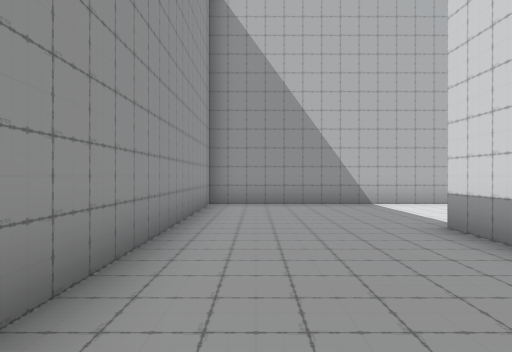
view 1 (above)

24 first-person views from a walk through a 3-D level made in the Unity game engine. The camera is 1.5 m above the floor, looks level and sees 70° across. The floor is counted in squares, 2 m on a side. Each view is taken from the middle of a square. On the plan, view 1 faces up. The plan holds only what a view shows up to about 11 squares ahead; the rest is blank. The place goes on beyond the plan.

view 2
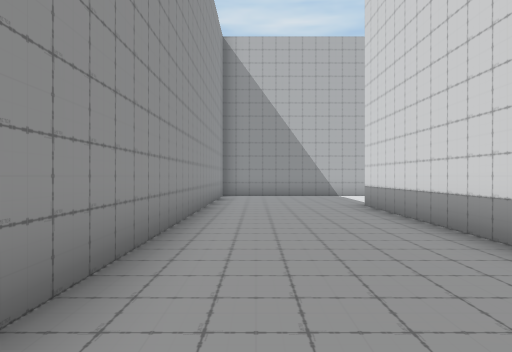

view 3
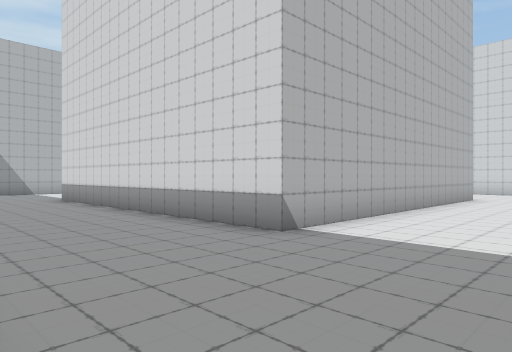

view 4
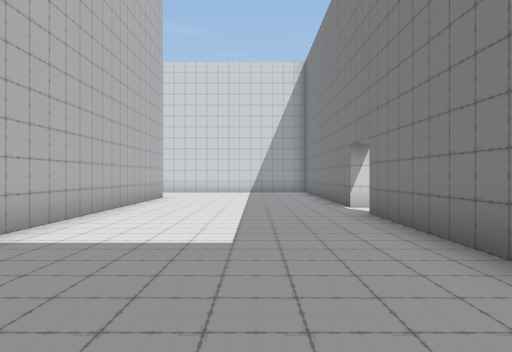

view 5
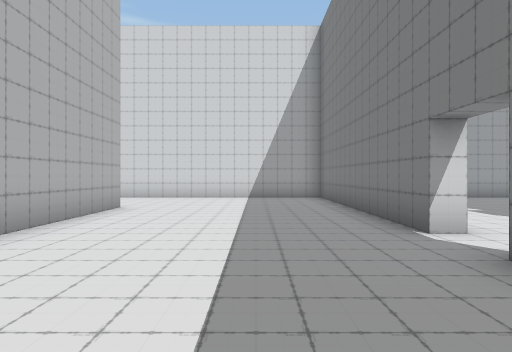

view 6
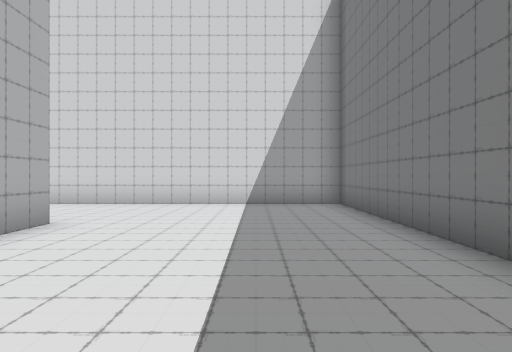

view 7
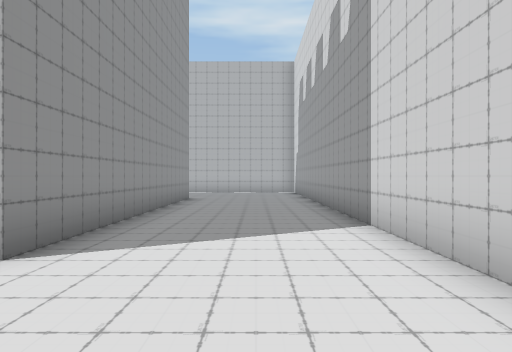

view 8
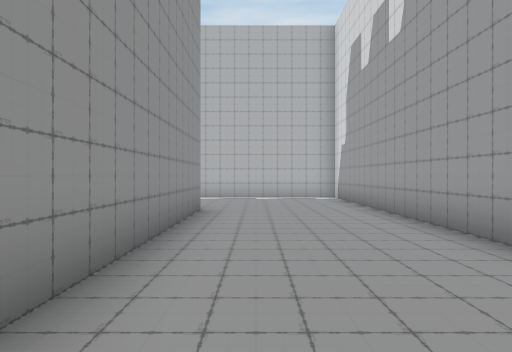

view 9
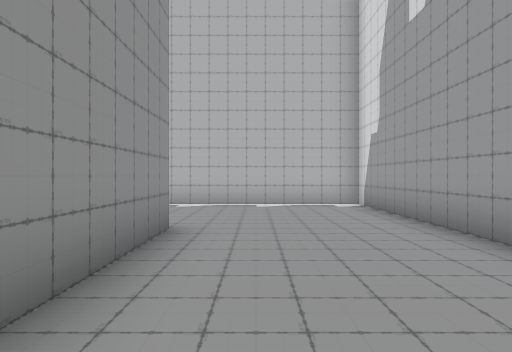

view 10
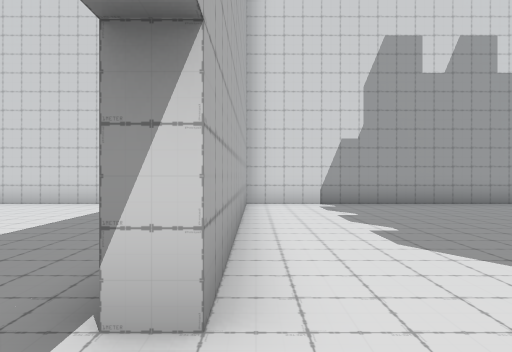

view 11
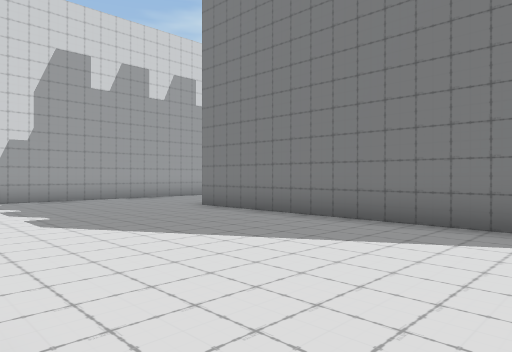

view 12
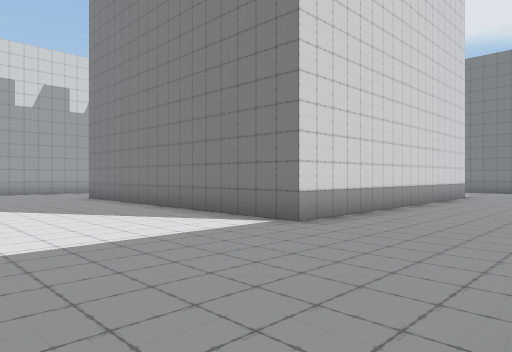

view 13
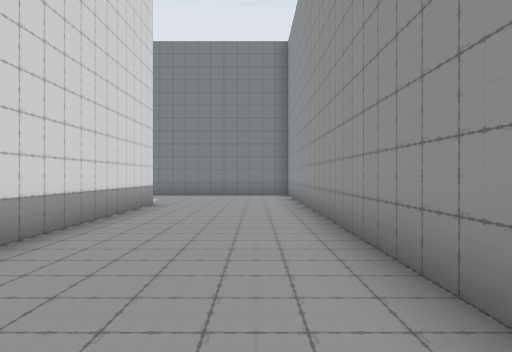

view 14
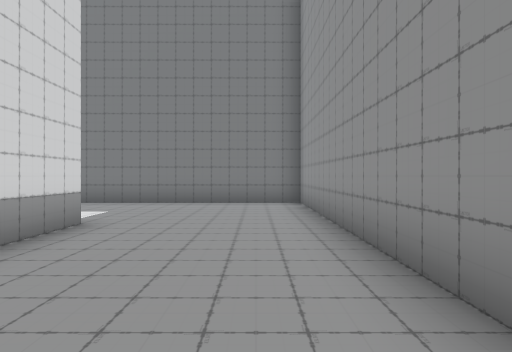

view 15
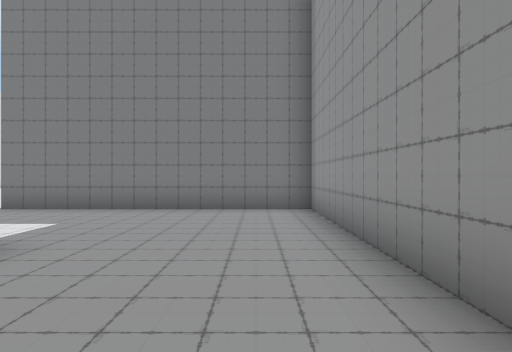

view 16
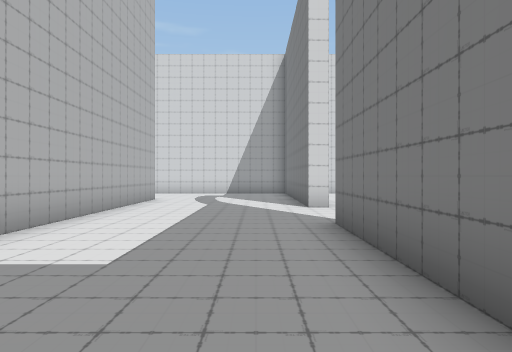

view 17
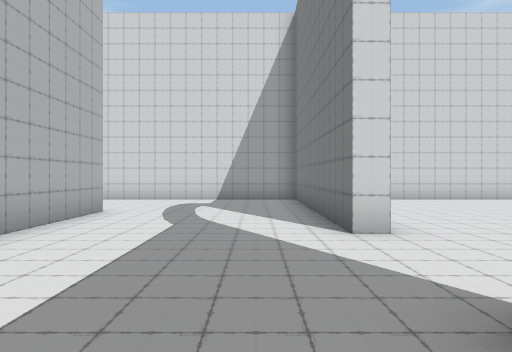

view 18
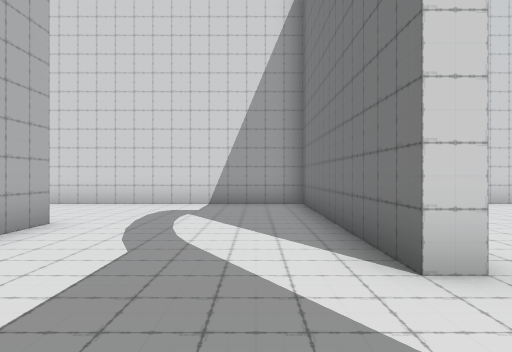

view 19
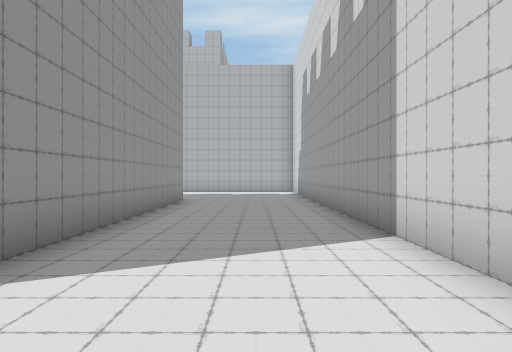

view 20
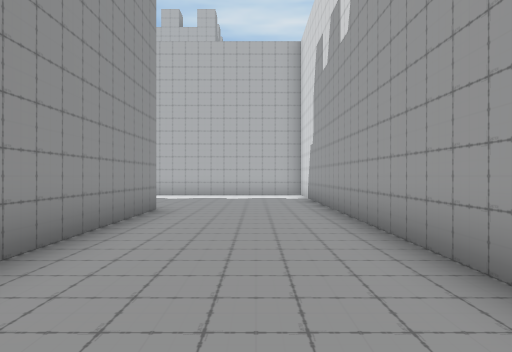

view 21
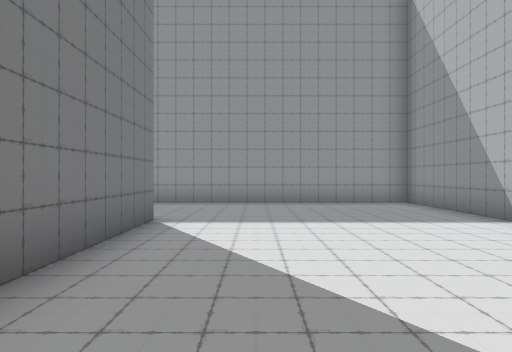

view 22
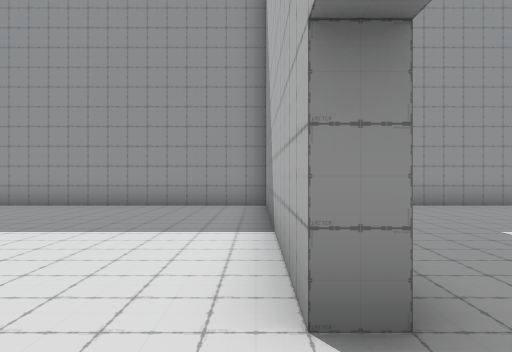

view 23
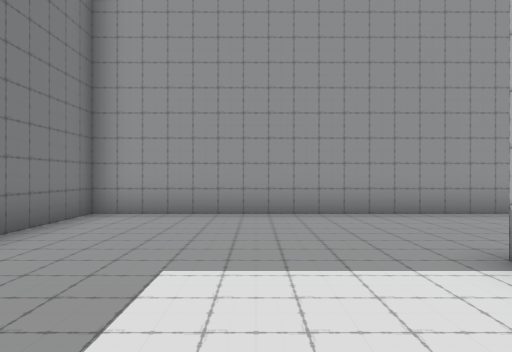

view 24
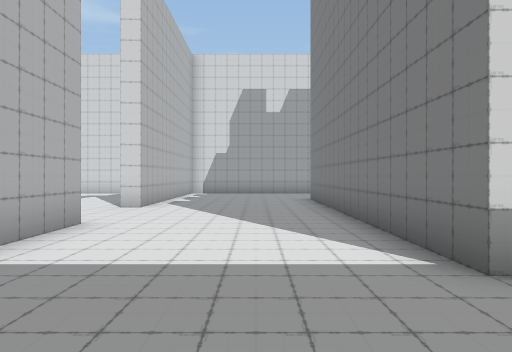

### Floor plan
Points are (right, up) in squares from view 1. A wall is a line through its corners. A room is listed if a view was taken in it or the views show most of it. See-through windows are left out.
Room 1 (views 1, 2, 3, 4, 5, 6, 7, 8, 9, 23, 24)
walls: (7.8, -9.7) (7.8, -9.3) (15.8, -9.3) (15.8, 9.7) (8.8, 9.7) (8.8, 10.2); (11.8, 5.2) (11.8, -3.8) (2.8, -3.8) (2.8, 5.2) (11, 5.2); (5.8, 9.7) (-1.3, 9.7) (-1.3, -9.3) (6.3, -9.3)
ways out: opening at (7, -9) to room 2
Room 2 (views 10, 11, 12, 13, 14, 15, 16, 17, 18, 19, 20, 21, 22)
walls: (2.8, -24.8) (2.8, -15.8) (11.8, -15.8) (11.8, -23.9); (6.3, -9.3) (6.3, -9.7) (-1.3, -9.7) (-1.3, -29.3) (5.8, -29.3); (11.8, -24.8) (4.6, -24.8); (8.8, -29.8) (8.8, -29.3) (15.8, -29.3) (15.8, -9.8); (15.4, -9.7) (7.8, -9.7)
ways out: opening at (7, -9) to room 1

Positions as (right, up) in squares from view 1, and headings:
1: (0, 0), facing up
2: (0, -4), facing up
3: (-1, -7), facing up-right
4: (-1, -7), facing right
5: (3, -7), facing right
6: (6, -7), facing right
7: (14, -7), facing up
8: (13, -3), facing up
9: (13, 0), facing up
10: (6, -10), facing right
11: (4, -10), facing down-right
12: (-1, -11), facing down-right
13: (0, -15), facing down
14: (0, -19), facing down
15: (0, -21), facing down
16: (0, -28), facing right
17: (4, -28), facing right
18: (6, -28), facing right
19: (14, -27), facing up
20: (14, -24), facing up
21: (9, -14), facing left
22: (8, -10), facing left
23: (6, -6), facing left
24: (0, 7), facing right
